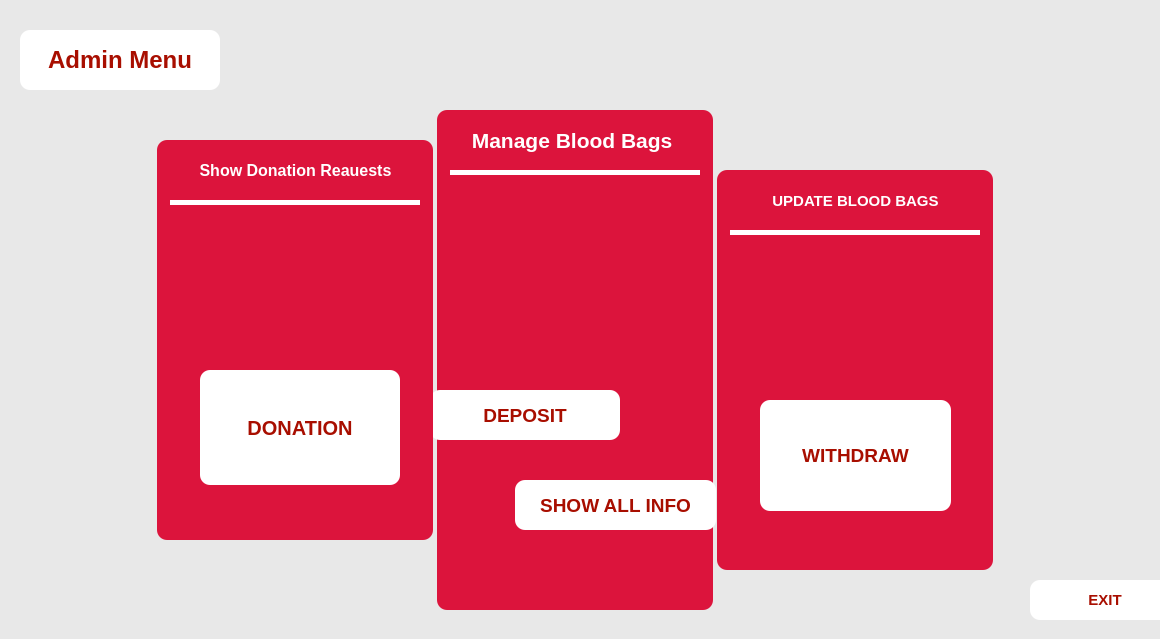
<?xml version="1.0" encoding="UTF-8"?>
<ui version="4.0">
 <class>AdminPage</class>
 <widget class="QDialog" name="AdminPage">
  <property name="geometry">
   <rect>
    <x>0</x>
    <y>0</y>
    <width>1160</width>
    <height>639</height>
   </rect>
  </property>
  <property name="windowTitle">
   <string>Dialog</string>
  </property>
  <property name="styleSheet">
   <string notr="true">#AdminPage
{
	/*background-color: RGB(200, 200, 200);*/
	background-color: 	rgb(232,232,232);
}</string>
  </property>
  <widget class="QPushButton" name="EXIT_4">
   <property name="geometry">
    <rect>
     <x>1030</x>
     <y>580</y>
     <width>150</width>
     <height>40</height>
    </rect>
   </property>
   <property name="font">
    <font>
     <pointsize>11</pointsize>
     <weight>75</weight>
     <bold>true</bold>
    </font>
   </property>
   <property name="layoutDirection">
    <enum>Qt::LeftToRight</enum>
   </property>
   <property name="styleSheet">
    <string notr="true">#EXIT_4{
color: rgb(168, 14, 0);
background-color:rgb(255, 255, 255);
    border-width: 2px;
    border-radius: 10px;
    border-color: beige;
    padding: 6px;
}</string>
   </property>
   <property name="text">
    <string>EXIT</string>
   </property>
  </widget>
  <widget class="QGroupBox" name="groupBox_11">
   <property name="geometry">
    <rect>
     <x>400</x>
     <y>110</y>
     <width>350</width>
     <height>500</height>
    </rect>
   </property>
   <property name="font">
    <font>
     <pointsize>12</pointsize>
     <weight>75</weight>
     <bold>true</bold>
    </font>
   </property>
   <property name="styleSheet">
    <string notr="true">#groupBox_11{
    margin: 0 auto;
    border-radius: 10px;
background-color:rgb(220, 20, 60);
    color: #fff;
}

</string>
   </property>
   <property name="title">
    <string notr="true"/>
   </property>
   <property name="alignment">
    <set>Qt::AlignCenter</set>
   </property>
   <property name="flat">
    <bool>false</bool>
   </property>
   <widget class="QLabel" name="label_11">
    <property name="geometry">
     <rect>
      <x>0</x>
      <y>0</y>
      <width>350</width>
      <height>61</height>
     </rect>
    </property>
    <property name="font">
     <font>
      <pointsize>16</pointsize>
      <weight>75</weight>
      <bold>true</bold>
     </font>
    </property>
    <property name="styleSheet">
     <string notr="true">#label_11{
    margin: 0 auto;
    border-radius: 10px;
    color: #fff;
}</string>
    </property>
    <property name="text">
     <string>Manage Blood Bags </string>
    </property>
    <property name="alignment">
     <set>Qt::AlignCenter</set>
    </property>
   </widget>
   <widget class="QLabel" name="line_23">
    <property name="geometry">
     <rect>
      <x>50</x>
      <y>60</y>
      <width>250</width>
      <height>5</height>
     </rect>
    </property>
    <property name="styleSheet">
     <string notr="true">#line_23{
background-color: rgb(255, 255, 255);
}</string>
    </property>
    <property name="text">
     <string/>
    </property>
   </widget>
   <widget class="QPushButton" name="deposit">
    <property name="geometry">
     <rect>
      <x>30</x>
      <y>280</y>
      <width>190</width>
      <height>50</height>
     </rect>
    </property>
    <property name="font">
     <font>
      <pointsize>14</pointsize>
      <weight>75</weight>
      <bold>true</bold>
     </font>
    </property>
    <property name="layoutDirection">
     <enum>Qt::LeftToRight</enum>
    </property>
    <property name="styleSheet">
     <string notr="true">#deposit{
color:rgb(168, 14, 0);
background-color:rgb(255, 255, 255);;
    border-width: 2px;
    border-radius: 10px;
    border-color: beige;
    padding: 6px;
}</string>
    </property>
    <property name="text">
     <string>DEPOSIT</string>
    </property>
   </widget>
   <widget class="QPushButton" name="showAllInfo">
    <property name="geometry">
     <rect>
      <x>115</x>
      <y>370</y>
      <width>201</width>
      <height>50</height>
     </rect>
    </property>
    <property name="font">
     <font>
      <pointsize>14</pointsize>
      <weight>75</weight>
      <bold>true</bold>
     </font>
    </property>
    <property name="layoutDirection">
     <enum>Qt::LeftToRight</enum>
    </property>
    <property name="styleSheet">
     <string notr="true">#showAllInfo{
color:rgb(168, 14, 0);
background-color:rgb(255, 255, 255);;
    border-width: 2px;
    border-radius: 10px;
    border-color: beige;
    padding: 6px;
}</string>
    </property>
    <property name="text">
     <string>SHOW ALL INFO</string>
    </property>
   </widget>
   <widget class="QLabel" name="label_3">
    <property name="geometry">
     <rect>
      <x>80</x>
      <y>110</y>
      <width>200</width>
      <height>115</height>
     </rect>
    </property>
    <property name="text">
     <string/>
    </property>
    <property name="pixmap">
     <pixmap>../../Desktop/blood-new.svg</pixmap>
    </property>
    <property name="scaledContents">
     <bool>true</bool>
    </property>
   </widget>
  </widget>
  <widget class="QLabel" name="label_12">
   <property name="geometry">
    <rect>
     <x>20</x>
     <y>30</y>
     <width>200</width>
     <height>60</height>
    </rect>
   </property>
   <property name="font">
    <font>
     <pointsize>18</pointsize>
     <weight>75</weight>
     <bold>true</bold>
    </font>
   </property>
   <property name="styleSheet">
    <string notr="true">#label_12{
color:rgb(168, 14, 0);
	background-color:rgb(255, 255, 255);
    border-width: 2px;
    border-radius: 10px;
    border-color: beige;
    padding: 6px;
}</string>
   </property>
   <property name="text">
    <string>Admin Menu</string>
   </property>
   <property name="alignment">
    <set>Qt::AlignCenter</set>
   </property>
  </widget>
  <widget class="QGroupBox" name="groupBox_12">
   <property name="geometry">
    <rect>
     <x>680</x>
     <y>170</y>
     <width>350</width>
     <height>400</height>
    </rect>
   </property>
   <property name="font">
    <font>
     <pointsize>12</pointsize>
     <weight>75</weight>
     <bold>true</bold>
    </font>
   </property>
   <property name="styleSheet">
    <string notr="true">#groupBox_12{
    margin: 0 auto;
    border-radius: 10px;
background-color:rgb(220, 20, 60);
    color: #fff;
}

</string>
   </property>
   <property name="title">
    <string notr="true"/>
   </property>
   <property name="alignment">
    <set>Qt::AlignCenter</set>
   </property>
   <property name="flat">
    <bool>false</bool>
   </property>
   <widget class="QLabel" name="labres_8">
    <property name="geometry">
     <rect>
      <x>0</x>
      <y>0</y>
      <width>351</width>
      <height>61</height>
     </rect>
    </property>
    <property name="font">
     <font>
      <pointsize>11</pointsize>
      <weight>75</weight>
      <bold>true</bold>
     </font>
    </property>
    <property name="styleSheet">
     <string notr="true">#labres_8{
    margin: 0 auto;
    border-radius: 10px;
	color: rgb(255, 255, 255);
}</string>
    </property>
    <property name="text">
     <string>UPDATE BLOOD BAGS</string>
    </property>
    <property name="alignment">
     <set>Qt::AlignCenter</set>
    </property>
   </widget>
   <widget class="QLabel" name="line_24">
    <property name="geometry">
     <rect>
      <x>50</x>
      <y>60</y>
      <width>250</width>
      <height>5</height>
     </rect>
    </property>
    <property name="styleSheet">
     <string notr="true">#line_24{
background-color: rgb(255, 255, 255);
}</string>
    </property>
    <property name="text">
     <string/>
    </property>
   </widget>
   <widget class="QPushButton" name="pushButton_22">
    <property name="geometry">
     <rect>
      <x>80</x>
      <y>230</y>
      <width>191</width>
      <height>111</height>
     </rect>
    </property>
    <property name="font">
     <font>
      <pointsize>14</pointsize>
      <weight>75</weight>
      <bold>true</bold>
     </font>
    </property>
    <property name="layoutDirection">
     <enum>Qt::LeftToRight</enum>
    </property>
    <property name="styleSheet">
     <string notr="true">#pushButton_22{
color:rgb(168, 14, 0);
background-color:rgb(255, 255, 255);;
    border-width: 2px;
    border-radius: 10px;
    border-color: beige;
    padding: 6px;
}</string>
    </property>
    <property name="text">
     <string>WITHDRAW</string>
    </property>
   </widget>
   <widget class="QLabel" name="label_2">
    <property name="geometry">
     <rect>
      <x>80</x>
      <y>100</y>
      <width>200</width>
      <height>115</height>
     </rect>
    </property>
    <property name="text">
     <string/>
    </property>
    <property name="pixmap">
     <pixmap>../../Desktop/blood-test.png</pixmap>
    </property>
    <property name="scaledContents">
     <bool>true</bool>
    </property>
   </widget>
  </widget>
  <widget class="QGroupBox" name="groupBox_10">
   <property name="geometry">
    <rect>
     <x>120</x>
     <y>140</y>
     <width>350</width>
     <height>400</height>
    </rect>
   </property>
   <property name="font">
    <font>
     <pointsize>8</pointsize>
     <weight>75</weight>
     <bold>true</bold>
    </font>
   </property>
   <property name="styleSheet">
    <string notr="true">#groupBox_10{
    margin: 0 auto;
    border-radius: 10px;
background-color:rgb(220, 20, 60);
    color: #fff;
}
</string>
   </property>
   <property name="title">
    <string/>
   </property>
   <property name="alignment">
    <set>Qt::AlignCenter</set>
   </property>
   <widget class="QLabel" name="donlab_8">
    <property name="geometry">
     <rect>
      <x>10</x>
      <y>0</y>
      <width>331</width>
      <height>61</height>
     </rect>
    </property>
    <property name="font">
     <font>
      <pointsize>12</pointsize>
      <weight>75</weight>
      <bold>true</bold>
     </font>
    </property>
    <property name="styleSheet">
     <string notr="true">#donlab_8{
    margin: 0 auto;
    border-radius: 10px;
	color: rgb(255, 255, 255);
}</string>
    </property>
    <property name="text">
     <string>Show Donation Reauests</string>
    </property>
    <property name="alignment">
     <set>Qt::AlignCenter</set>
    </property>
   </widget>
   <widget class="QLabel" name="line_22">
    <property name="geometry">
     <rect>
      <x>50</x>
      <y>60</y>
      <width>250</width>
      <height>5</height>
     </rect>
    </property>
    <property name="styleSheet">
     <string notr="true">#line_22{

background-color: rgb(255, 255, 255);
}</string>
    </property>
    <property name="text">
     <string/>
    </property>
   </widget>
   <widget class="QPushButton" name="showDonation">
    <property name="geometry">
     <rect>
      <x>80</x>
      <y>230</y>
      <width>200</width>
      <height>115</height>
     </rect>
    </property>
    <property name="font">
     <font>
      <pointsize>15</pointsize>
      <weight>75</weight>
      <italic>false</italic>
      <bold>true</bold>
     </font>
    </property>
    <property name="layoutDirection">
     <enum>Qt::LeftToRight</enum>
    </property>
    <property name="styleSheet">
     <string notr="true">#showDonation{
color:rgb(168, 14, 0);
background-color:rgb(255, 255, 255);;
    border-width: 2px;
    border-radius: 10px;
    border-color: beige;
    padding: 6px;
}</string>
    </property>
    <property name="text">
     <string>DONATION</string>
    </property>
   </widget>
   <widget class="QLabel" name="label">
    <property name="geometry">
     <rect>
      <x>80</x>
      <y>100</y>
      <width>200</width>
      <height>115</height>
     </rect>
    </property>
    <property name="text">
     <string/>
    </property>
    <property name="pixmap">
     <pixmap>../../Desktop/blood-donation-new.svg</pixmap>
    </property>
    <property name="scaledContents">
     <bool>true</bool>
    </property>
   </widget>
  </widget>
 </widget>
 <resources/>
 <connections/>
</ui>
